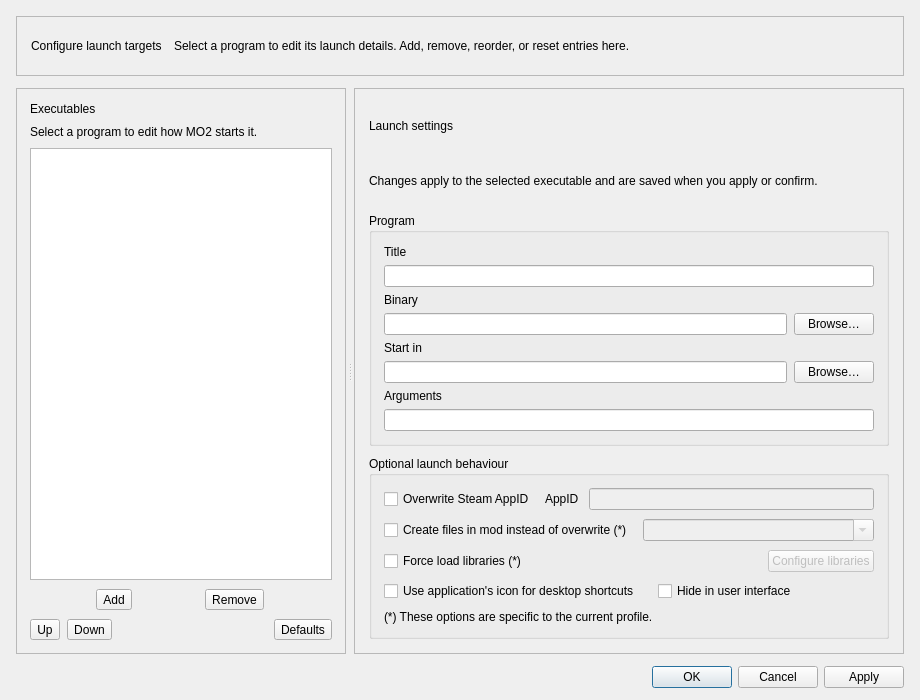
<?xml version="1.0" encoding="UTF-8"?>
<ui version="4.0">
 <class>EditExecutablesDialog</class>
 <widget class="QDialog" name="EditExecutablesDialog">
  <property name="geometry">
   <rect>
    <x>0</x>
    <y>0</y>
    <width>920</width>
    <height>700</height>
   </rect>
  </property>
  <property name="minimumSize">
   <size>
    <width>800</width>
    <height>580</height>
   </size>
  </property>
  <property name="windowTitle">
   <string>Modify Executables</string>
  </property>
  <layout class="QVBoxLayout" name="verticalLayout">
   <property name="spacing">
    <number>12</number>
   </property>
   <property name="leftMargin">
    <number>16</number>
   </property>
   <property name="topMargin">
    <number>16</number>
   </property>
   <property name="rightMargin">
    <number>16</number>
   </property>
   <property name="bottomMargin">
    <number>12</number>
   </property>
   <item>
    <widget class="QFrame" name="headerCard">
     <property name="minimumSize">
      <size>
       <width>0</width>
       <height>60</height>
      </size>
     </property>
     <property name="maximumSize">
      <size>
       <width>16777215</width>
       <height>60</height>
      </size>
     </property>
     <property name="frameShape">
      <enum>QFrame::StyledPanel</enum>
     </property>
     <property name="frameShadow">
      <enum>QFrame::Plain</enum>
     </property>
     <layout class="QHBoxLayout" name="headerLayout" stretch="0,1">
      <property name="spacing">
       <number>12</number>
      </property>
      <property name="leftMargin">
       <number>14</number>
      </property>
      <property name="topMargin">
       <number>6</number>
      </property>
      <property name="rightMargin">
       <number>14</number>
      </property>
      <property name="bottomMargin">
       <number>6</number>
      </property>
      <item alignment="Qt::AlignVCenter">
       <widget class="QLabel" name="dialogHeading">
        <property name="text">
         <string>Configure launch targets</string>
        </property>
       </widget>
      </item>
      <item alignment="Qt::AlignVCenter">
       <widget class="QLabel" name="dialogDescription">
        <property name="text">
         <string>Select a program to edit its launch details. Add, remove, reorder, or reset entries here.</string>
        </property>
        <property name="wordWrap">
         <bool>true</bool>
        </property>
       </widget>
      </item>
     </layout>
    </widget>
   </item>
   <item>
    <widget class="QSplitter" name="splitter">
     <property name="orientation">
      <enum>Qt::Horizontal</enum>
     </property>
     <property name="handleWidth">
      <number>8</number>
     </property>
     <property name="childrenCollapsible">
      <bool>false</bool>
     </property>
     <widget class="QFrame" name="widget_2">
      <property name="frameShape">
       <enum>QFrame::StyledPanel</enum>
      </property>
      <property name="frameShadow">
       <enum>QFrame::Plain</enum>
      </property>
      <layout class="QVBoxLayout" name="executablePanelLayout">
       <property name="spacing">
        <number>9</number>
       </property>
       <property name="leftMargin">
        <number>13</number>
       </property>
       <property name="topMargin">
        <number>13</number>
       </property>
       <property name="rightMargin">
        <number>13</number>
       </property>
       <property name="bottomMargin">
        <number>13</number>
       </property>
       <item>
        <widget class="QLabel" name="label_6">
         <property name="text">
          <string>Executables</string>
         </property>
        </widget>
       </item>
       <item>
        <widget class="QLabel" name="executableHint">
         <property name="text">
          <string>Select a program to edit how MO2 starts it.</string>
         </property>
         <property name="wordWrap">
          <bool>true</bool>
         </property>
        </widget>
       </item>
       <item>
        <widget class="QListWidget" name="list">
         <property name="toolTip">
          <string>List of configured executables</string>
         </property>
         <property name="whatsThis">
          <string>Configured launch targets appear here. Drag an item to change its order.</string>
         </property>
         <property name="dragDropMode">
          <enum>QAbstractItemView::InternalMove</enum>
         </property>
         <property name="defaultDropAction">
          <enum>Qt::TargetMoveAction</enum>
         </property>
        </widget>
       </item>
       <item>
        <layout class="QHBoxLayout" name="primaryActionsLayout">
         <property name="spacing">
          <number>7</number>
         </property>
         <item>
          <widget class="QToolButton" name="add">
           <property name="toolTip">
            <string>Add an executable</string>
           </property>
           <property name="statusTip">
            <string>Add an executable</string>
           </property>
           <property name="whatsThis">
            <string>Add a program from a file, create an empty entry, or clone the selected entry.</string>
           </property>
           <property name="text">
            <string>Add</string>
           </property>
           <property name="icon">
            <iconset resource="resources.qrc">
             <normaloff>:/MO/gui/add</normaloff>:/MO/gui/add</iconset>
           </property>
           <property name="popupMode">
            <enum>QToolButton::InstantPopup</enum>
           </property>
           <property name="toolButtonStyle">
            <enum>Qt::ToolButtonTextBesideIcon</enum>
           </property>
          </widget>
         </item>
         <item>
          <widget class="QToolButton" name="remove">
           <property name="toolTip">
            <string>Remove the selected executable</string>
           </property>
           <property name="statusTip">
            <string>Remove the selected executable</string>
           </property>
           <property name="whatsThis">
            <string>Remove the selected executable from this list.</string>
           </property>
           <property name="text">
            <string>Remove</string>
           </property>
           <property name="icon">
            <iconset resource="resources.qrc">
             <normaloff>:/MO/gui/resources/list-remove.png</normaloff>:/MO/gui/resources/list-remove.png</iconset>
           </property>
           <property name="toolButtonStyle">
            <enum>Qt::ToolButtonTextBesideIcon</enum>
           </property>
          </widget>
         </item>
        </layout>
       </item>
       <item>
        <layout class="QHBoxLayout" name="orderActionsLayout">
         <property name="spacing">
          <number>7</number>
         </property>
         <item>
          <widget class="QToolButton" name="up">
           <property name="toolTip">
            <string>Move the executable up in the list</string>
           </property>
           <property name="statusTip">
            <string>Move the executable up in the list</string>
           </property>
           <property name="whatsThis">
            <string>Move the selected executable up in the list.</string>
           </property>
           <property name="text">
            <string>Up</string>
           </property>
           <property name="icon">
            <iconset resource="resources.qrc">
             <normaloff>:/MO/gui/resources/go-up.png</normaloff>:/MO/gui/resources/go-up.png</iconset>
           </property>
           <property name="toolButtonStyle">
            <enum>Qt::ToolButtonTextBesideIcon</enum>
           </property>
          </widget>
         </item>
         <item>
          <widget class="QToolButton" name="down">
           <property name="toolTip">
            <string>Move the executable down in the list</string>
           </property>
           <property name="statusTip">
            <string>Move the executable down in the list</string>
           </property>
           <property name="whatsThis">
            <string>Move the selected executable down in the list.</string>
           </property>
           <property name="text">
            <string>Down</string>
           </property>
           <property name="icon">
            <iconset resource="resources.qrc">
             <normaloff>:/MO/gui/resources/go-down.png</normaloff>:/MO/gui/resources/go-down.png</iconset>
           </property>
           <property name="toolButtonStyle">
            <enum>Qt::ToolButtonTextBesideIcon</enum>
           </property>
          </widget>
         </item>
         <item>
          <spacer name="actionsSpacer">
           <property name="orientation">
            <enum>Qt::Horizontal</enum>
           </property>
           <property name="sizeHint" stdset="0">
            <size>
             <width>20</width>
             <height>20</height>
            </size>
           </property>
          </spacer>
         </item>
         <item>
          <widget class="QToolButton" name="reset">
           <property name="toolTip">
            <string>Restore executables provided by the game plugin</string>
           </property>
           <property name="statusTip">
            <string>Restore executables provided by the game plugin</string>
           </property>
           <property name="whatsThis">
            <string>Adds the executables provided by the game plugin and moves any existing executables out of the way.</string>
           </property>
           <property name="text">
            <string>Defaults</string>
           </property>
           <property name="icon">
            <iconset resource="resources.qrc">
             <normaloff>:/MO/gui/edit_clear</normaloff>:/MO/gui/edit_clear</iconset>
           </property>
           <property name="toolButtonStyle">
            <enum>Qt::ToolButtonTextBesideIcon</enum>
           </property>
          </widget>
         </item>
        </layout>
       </item>
      </layout>
     </widget>
     <widget class="QFrame" name="widget">
      <property name="frameShape">
       <enum>QFrame::StyledPanel</enum>
      </property>
      <property name="frameShadow">
       <enum>QFrame::Plain</enum>
      </property>
      <layout class="QVBoxLayout" name="detailsPanelLayout">
       <property name="leftMargin">
        <number>10</number>
       </property>
       <property name="topMargin">
        <number>10</number>
       </property>
       <property name="rightMargin">
        <number>10</number>
       </property>
       <property name="bottomMargin">
        <number>10</number>
       </property>
       <item>
        <widget class="QScrollArea" name="detailScroll">
         <property name="frameShape">
          <enum>QFrame::NoFrame</enum>
         </property>
         <property name="widgetResizable">
          <bool>true</bool>
         </property>
         <property name="horizontalScrollBarPolicy">
          <enum>Qt::ScrollBarAlwaysOff</enum>
         </property>
         <widget class="QWidget" name="detailContent">
          <property name="geometry">
           <rect>
            <x>0</x>
            <y>0</y>
            <width>700</width>
            <height>600</height>
           </rect>
          </property>
          <layout class="QVBoxLayout" name="detailsLayout">
           <property name="spacing">
            <number>10</number>
           </property>
           <property name="leftMargin">
            <number>4</number>
           </property>
           <property name="topMargin">
            <number>4</number>
           </property>
           <property name="rightMargin">
            <number>4</number>
           </property>
           <property name="bottomMargin">
            <number>4</number>
           </property>
           <item>
            <widget class="QLabel" name="detailsHeading">
             <property name="text">
              <string>Launch settings</string>
             </property>
            </widget>
           </item>
           <item>
            <widget class="QLabel" name="detailsHint">
             <property name="text">
              <string>Changes apply to the selected executable and are saved when you apply or confirm.</string>
             </property>
             <property name="wordWrap">
              <bool>true</bool>
             </property>
            </widget>
           </item>
           <item>
            <widget class="QGroupBox" name="launchGroup">
             <property name="title">
              <string>Program</string>
             </property>
             <layout class="QVBoxLayout" name="launchLayout">
              <property name="spacing">
               <number>6</number>
              </property>
              <property name="leftMargin">
               <number>12</number>
              </property>
              <property name="topMargin">
               <number>12</number>
              </property>
              <property name="rightMargin">
               <number>12</number>
              </property>
              <property name="bottomMargin">
               <number>12</number>
              </property>
              <item>
               <widget class="QLabel" name="label_3">
                <property name="text">
                 <string>Title</string>
                </property>
               </widget>
              </item>
              <item>
               <widget class="QLineEdit" name="title">
                <property name="toolTip">
                 <string>Name of the executable. This is only for display purposes.</string>
                </property>
                <property name="whatsThis">
                 <string>Name of the executable. This is only for display purposes.</string>
                </property>
               </widget>
              </item>
              <item>
               <widget class="QLabel" name="label">
                <property name="text">
                 <string>Binary</string>
                </property>
               </widget>
              </item>
              <item>
               <layout class="QHBoxLayout" name="binaryLayout" stretch="1,0">
                <property name="spacing">
                 <number>7</number>
                </property>
                <item>
                 <widget class="QLineEdit" name="binary">
                  <property name="toolTip">
                   <string>Binary to run</string>
                  </property>
                  <property name="whatsThis">
                   <string>Binary to run</string>
                  </property>
                 </widget>
                </item>
                <item>
                 <widget class="QPushButton" name="browseBinary">
                  <property name="toolTip">
                   <string>Browse filesystem</string>
                  </property>
                  <property name="whatsThis">
                   <string>Browse filesystem for the executable to run.</string>
                  </property>
                  <property name="text">
                   <string>Browse…</string>
                  </property>
                 </widget>
                </item>
               </layout>
              </item>
              <item>
               <widget class="QLabel" name="label_4">
                <property name="text">
                 <string>Start in</string>
                </property>
               </widget>
              </item>
              <item>
               <layout class="QHBoxLayout" name="workingDirectoryLayout" stretch="1,0">
                <property name="spacing">
                 <number>7</number>
                </property>
                <item>
                 <widget class="QLineEdit" name="workingDirectory"/>
                </item>
                <item>
                 <widget class="QPushButton" name="browseWorkingDirectory">
                  <property name="text">
                   <string>Browse…</string>
                  </property>
                 </widget>
                </item>
               </layout>
              </item>
              <item>
               <widget class="QLabel" name="label_2">
                <property name="text">
                 <string>Arguments</string>
                </property>
               </widget>
              </item>
              <item>
               <widget class="QLineEdit" name="arguments">
                <property name="toolTip">
                 <string>Arguments to pass to the application</string>
                </property>
                <property name="whatsThis">
                 <string>Arguments to pass to the application</string>
                </property>
               </widget>
              </item>
             </layout>
            </widget>
           </item>
           <item>
            <widget class="QGroupBox" name="optionsGroup">
             <property name="title">
              <string>Optional launch behaviour</string>
             </property>
             <layout class="QVBoxLayout" name="optionsLayout">
              <property name="spacing">
               <number>9</number>
              </property>
              <property name="leftMargin">
               <number>12</number>
              </property>
              <property name="topMargin">
               <number>12</number>
              </property>
              <property name="rightMargin">
               <number>12</number>
              </property>
              <property name="bottomMargin">
               <number>12</number>
              </property>
              <item>
               <layout class="QHBoxLayout" name="horizontalLayout_5">
                <property name="spacing">
                 <number>10</number>
                </property>
                <item>
                 <widget class="QCheckBox" name="overwriteSteamAppID">
                  <property name="toolTip">
                   <string>Allow the Steam AppID used for this executable to be changed.</string>
                  </property>
                  <property name="whatsThis">
                   <string>Use a Steam AppID other than the managed game's AppID for this executable.</string>
                  </property>
                  <property name="text">
                   <string>Overwrite Steam AppID</string>
                  </property>
                 </widget>
                </item>
                <item>
                 <widget class="QLabel" name="steamAppIdLabel">
                  <property name="text">
                   <string>AppID</string>
                  </property>
                 </widget>
                </item>
                <item>
                 <widget class="QLineEdit" name="steamAppID">
                  <property name="enabled">
                   <bool>false</bool>
                  </property>
                  <property name="toolTip">
                   <string>Steam AppID to use for this executable.</string>
                  </property>
                  <property name="whatsThis">
                   <string>Steam AppID to use for this executable that differs from the game's AppID.</string>
                  </property>
                 </widget>
                </item>
               </layout>
              </item>
              <item>
               <layout class="QHBoxLayout" name="horizontalLayout_9" stretch="0,1">
                <property name="spacing">
                 <number>10</number>
                </property>
                <item>
                 <widget class="QCheckBox" name="createFilesInMod">
                  <property name="toolTip">
                   <string>Create generated files in the selected mod instead of the Overwrite folder.</string>
                  </property>
                  <property name="text">
                   <string>Create files in mod instead of overwrite (*)</string>
                  </property>
                 </widget>
                </item>
                <item>
                 <widget class="QComboBox" name="mods">
                  <property name="enabled">
                   <bool>false</bool>
                  </property>
                  <property name="editable">
                   <bool>true</bool>
                  </property>
                 </widget>
                </item>
               </layout>
              </item>
              <item>
               <layout class="QHBoxLayout" name="horizontalLayout_8">
                <property name="spacing">
                 <number>10</number>
                </property>
                <item>
                 <widget class="QCheckBox" name="forceLoadLibraries">
                  <property name="toolTip">
                   <string>Automatically load the configured libraries when this executable starts.</string>
                  </property>
                  <property name="text">
                   <string>Force load libraries (*)</string>
                  </property>
                 </widget>
                </item>
                <item>
                 <spacer name="horizontalSpacer_2">
                  <property name="orientation">
                   <enum>Qt::Horizontal</enum>
                  </property>
                  <property name="sizeHint" stdset="0">
                   <size>
                    <width>40</width>
                    <height>20</height>
                   </size>
                  </property>
                 </spacer>
                </item>
                <item>
                 <widget class="QPushButton" name="configureLibraries">
                  <property name="enabled">
                   <bool>false</bool>
                  </property>
                  <property name="text">
                   <string>Configure libraries</string>
                  </property>
                 </widget>
                </item>
               </layout>
              </item>
              <item>
               <layout class="QHBoxLayout" name="displayOptionsLayout">
                <property name="spacing">
                 <number>18</number>
                </property>
                <item>
                 <widget class="QCheckBox" name="useApplicationIcon">
                  <property name="text">
                   <string>Use application's icon for desktop shortcuts</string>
                  </property>
                 </widget>
                </item>
                <item>
                 <widget class="QCheckBox" name="hide">
                  <property name="toolTip">
                   <string>Keep this executable out of the main list, toolbar, and menu. It remains visible here.</string>
                  </property>
                  <property name="whatsThis">
                   <string>This executable will not appear in the list, on the toolbar, or in the menu. It will still be visible in this dialog.</string>
                  </property>
                  <property name="text">
                   <string>Hide in user interface</string>
                  </property>
                 </widget>
                </item>
               </layout>
              </item>
              <item>
               <widget class="QLabel" name="label_5">
                <property name="text">
                 <string>(*) These options are specific to the current profile.</string>
                </property>
                <property name="margin">
                 <number>2</number>
                </property>
               </widget>
              </item>
             </layout>
            </widget>
           </item>
          </layout>
         </widget>
        </widget>
       </item>
      </layout>
     </widget>
    </widget>
   </item>
   <item>
    <widget class="QDialogButtonBox" name="buttons">
     <property name="standardButtons">
      <set>QDialogButtonBox::Apply|QDialogButtonBox::Cancel|QDialogButtonBox::Ok</set>
     </property>
    </widget>
   </item>
  </layout>
 </widget>
 <tabstops>
  <tabstop>add</tabstop>
  <tabstop>remove</tabstop>
  <tabstop>up</tabstop>
  <tabstop>down</tabstop>
  <tabstop>reset</tabstop>
  <tabstop>list</tabstop>
  <tabstop>title</tabstop>
  <tabstop>binary</tabstop>
  <tabstop>browseBinary</tabstop>
  <tabstop>workingDirectory</tabstop>
  <tabstop>browseWorkingDirectory</tabstop>
  <tabstop>arguments</tabstop>
  <tabstop>overwriteSteamAppID</tabstop>
  <tabstop>steamAppID</tabstop>
  <tabstop>createFilesInMod</tabstop>
  <tabstop>mods</tabstop>
  <tabstop>forceLoadLibraries</tabstop>
  <tabstop>configureLibraries</tabstop>
  <tabstop>useApplicationIcon</tabstop>
  <tabstop>hide</tabstop>
 </tabstops>
 <resources>
  <include location="resources.qrc"/>
 </resources>
 <connections/>
</ui>
